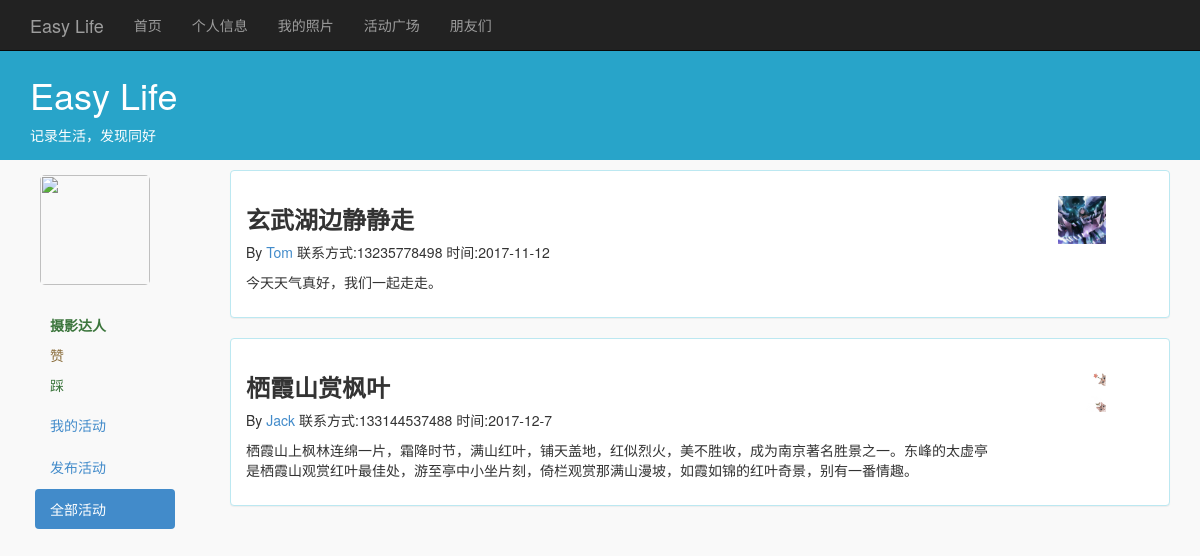
The page /index.php/activity/showAllActivity on the database its author committed.
### tables this page shows
CREATE TABLE activity (id INTEGER PRIMARY KEY, name STRING, sponsor INTEGER, username STRING, phone STRING, time STRING, content STRING);

### application/controllers/Activity.php (called while the page is built, shortened)
<?php
class Activity extends CI_Controller {
    public function __construct() {
        $this->load->model('Activity_Model');
        $this->load->helper('url_helper');
        $this->load->library('session');
    }
    public function showAllActivity(){
        $post = $this->Activity_Model->getAllActivity();
        $userInfo = array('userInfo'=>$_SESSION);
        $this->load->view("common/header",$userInfo);
        $this->load->view("activity/all_activity", array('post'=>$post));
    }
}

### index.php (called while the page is built, shortened)
<?php
require_once BASEPATH.'core/CodeIgniter.php';

### application/models/Activity_Model.php (called while the page is built, shortened)
<?php
class Activity_Model extends CI_Model {
    private $sql_getAllActivity = 'select * from activity ';
    private $sql_getAvatar = 'select * from user where id = ? ';
    public function getAllActivity(){
        $result = $this->db->query($this->sql_getAllActivity)->result_array();
        $i = 0;
        foreach ($result as $row) {
            $id = $row['sponsor'];
            $user = $this->db->query($this->sql_getAvatar, $id)->result_array();
            $result[$i]['avatar'] = $user[0]['avatar'];
            $i = $i + 1;
        }
        return $result;
    }
}

### application/views/activity/all_activity.php (the view, shortened to what this page needs)
            <div class="nav nav-pills nav-stacked" role="tablist">
                <ul class="nav nav-pills nav-stacked" role="tablist" style="width:140px;">
                    <li role="presentation"><a
                                href="<?= base_url() . 'index.php/activity/showActivity' ?>">我的活动</a></li>
                    <li role="presentation"><a href="<?= base_url() . 'index.php/activity/showNewActivity' ?>">发布活动</a></li>
                    <li role="presentation" class="active"><a href="<?= base_url() . 'index.php/activity/showAllActivity' ?>">全部活动</a></li>
                </ul>
            </div>
        </div>
        <div class="g-mn1">
            <div class="g-mn1c">
                <div class="content">
                    <div>
                        <?php if (count($post) != 0): ?>
                            <?php foreach ($post as $row): ?>
                                <div class="panel panel-info">
                                    <div class="panel-body">
                                        <div class="row">
                                            <div class="col-md-10">
                                                <?php
                                                echo '<h3><strong>' . $row['name'] . '</strong></h3>';
                                                echo '<p>' . 'By ' . '<a href="http://localhost/PhotographySocial/index.php/activity/showAllActivity/' . $row['sponsor'] . '">' . $row['username'] . '</a> 联系方式:' . $row['phone'] . ' 时间:' . $row['time'] . '</p>';
                                                echo '<p>' . $row['content'] . '</p>';
                                                ?>
                                            </div>
                                            <div class="col-md-2">
                                                <img height="48" width="48"
                                                     src="<?= base_url() . 'uploads/' . $row['avatar'] ?>"
                                                     style="float:left;">
                                            </div>
                                        </div>
                                    </div>
                                </div>
                            <?php endforeach; ?>
                        <?php endif; ?>
                    </div>
                </div>
            </div>
        </div>
    </div>
</div>
</body>
</html>

### application/views/common/header.php (shortened to what this page needs)
<!doctype html>
<html lang="zh-CN">
<head>
    <link href="<?= base_url() . 'static/css/bootstrap/bootstrap.css' ?>" rel="stylesheet">
    <link href="<?= base_url() . 'static/css/personal/personal.css' ?>" rel="stylesheet">
</head>
<body>
<nav class="navbar navbar-inverse navbar-fixed-top" role="navigation">
    <div class="container">
        <div class="navbar-header">
            <a class="navbar-brand" href="<?= base_url() ?>">Easy Life</a>
        </div>
        <div id="navbar" class="collapse navbar-collapse">
            <ul class="nav navbar-nav">
                <li><a href="<?= base_url() . 'index.php/Photo/showAllPhoto' ?>">首页</a></li>
                <li><a href="<?= base_url() . 'index.php/User/showDetail' ?>">个人信息</a></li>
                <li><a href="<?= base_url() . 'index.php/Album/showAllAlbum' ?>">我的照片</a></li>
                <li><a href="<?= base_url() . 'index.php/activity/showActivity' ?>">活动广场</a></li>
                <li><a href="<?= base_url() . 'index.php/friend/getFriends' ?>">朋友们</a></li>
            </ul>
        </div>
    </div>
</nav>
<div class="my-header">
    <div class="container">
        <h1>Easy Life</h1>
        <p>记录生活，发现同好</p>
    </div>
</div>
<div class="container">
    <div class="g-bd1 f-cb">
        <div class="g-sd1" style="margin-left: 5px;">
            <article>
                <span class="u-img"><a href="#"><img src="<?= base_url() . 'uploads/' . $userInfo['avatar'] ?>" alt=""
                                                     style="margin: 5px;"/></a></span>
                <br>
                <div style="padding-left: 15px">
                    <p class="text-success"><strong>摄影达人</strong></p>
                    <?php
                    if ($_SESSION['userId'] == $userInfo['userId']) {
                        echo '<p class="text-warning">赞 <span id="up" class="badge">' . $userInfo['up'] . '</span></p>';
                        echo '<p class="text-success">踩 <span id="down" class="badge">' . $userInfo['down'] . '</span></p>';
                    } else {
                        echo '<p class="text-warning"><a onclick="up(' . $userInfo['userId'] . ')">赞 </a><span id="up" class="badge">' . $userInfo['up'] . '</span></p>';
                        echo '<p class="text-success"><a onclick="down(' . $userInfo['userId'] . ')">踩 </a><span id="down" class="badge">' . $userInfo['down'] . '</span></p>';
                    }
                    ?>
                </div>
            </article>

### static/css/personal/personal.css (style rules this page uses)
body { padding-top: 50px; background-color: #f9f9f9; }
.g-bd1 { margin:0 0 10px; }
.g-sd1 { position:relative;float:left;width:150px;margin-right:-190px; }
.g-mn1 { float:right;width:100%; }
.g-mn1c { margin-left:200px; }
.my-header { margin-bottom: 10px; padding: 5px; background-color: #28a4c9; color: #ffffff; font-family: "Helvetica Neue", Helvetica, Arial, sans-serif; }
.u-img { display:block;position:relative;width:110px;height:110px; }
.u-img,.u-img img { border-radius:5px; }
.u-img img { display:block;width:100%;height:100%; }
img { margin-top: 10px; margin-left: 30px; margin-right: 30px; }

### rows shown on the page
activity: name "玄武湖边静静走", username "Tom", phone "13235778498", time "2017-11-12", content "今天天气真好，我们一起走走。", shows a picture
activity: name "栖霞山赏枫叶", username "Jack", phone "133144537488", time "2017-12-7", content "栖霞山上枫林连绵一片，霜降时节，满山红叶，铺天盖地，红似烈火，美不胜收，成为南京著名胜景之一。东峰的太虚亭是栖霞山观赏红叶最佳处，游至亭中小坐片刻，倚栏观赏那满山漫坡，如霞如锦的红叶奇景，别有一番情趣。", shows a picture
